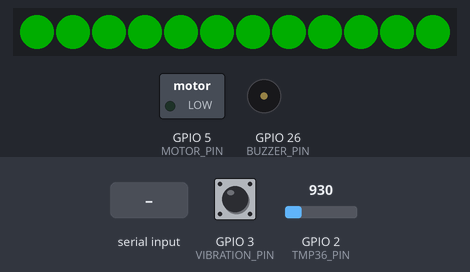
The sketch below on a simulated ESP32. Parts: 12 RGB LEDs in strip order, left to right, switched loads named in the sketch (green lamp = pin HIGH), buzzer (waves = sounding). The inputs (shaded band) are chosen by the test bench; at power-on: GPIO 2 (TMP36_PIN) = 930, GPIO 3 (VIBRATION_PIN) HIGH. Dim RGB values are drawn brighter than linear; WiFi joins after 1.5 s; servers stay silent unless stated; what the sketch prints to the serial monitor is not drawn.

Above: at 3.0 s.
3.1 s: GPIO 2 (TMP36_PIN) set to 1002
At 6.0 s:
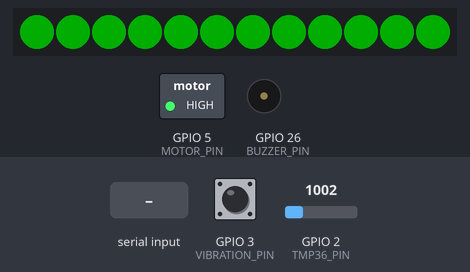
6.1 s: GPIO 2 (TMP36_PIN) set to 1086
At 8.8 s:
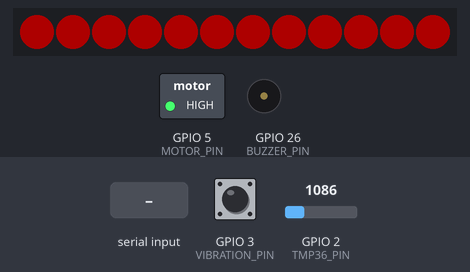
9.1 s: GPIO 2 (TMP36_PIN) set to 809
At 10.6 s:
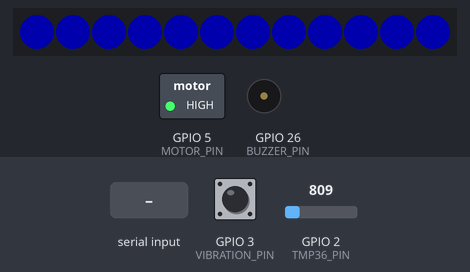
11.3 s: "simulate inside\n" received over Serial
14.3 s: GPIO 2 (TMP36_PIN) set to 1069
At 16.8 s:
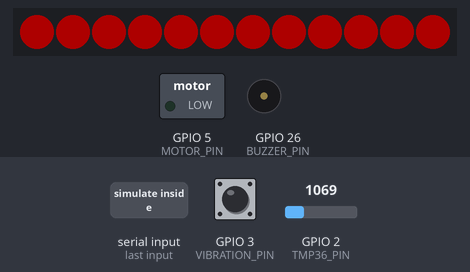
17.3 s: "plot\n" received over Serial
Timing chart, 0 to 19.8 s (numbered marks = the images above; inputs shaded):
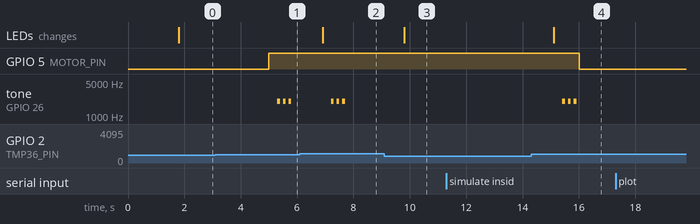

The sketch:

Prefinalcode.ino
```cpp
#include <TinyGPS++.h>
#include <HardwareSerial.h>
#include <WiFi.h>
#include <WiFiClientSecure.h>
#include <UniversalTelegramBot.h>
#include <ArduinoJson.h>
#include <Adafruit_NeoPixel.h>

// ===== Forward Declarations =====
void initializeSafeZone();
void checkGeofence();
float readTemperature();
void checkVibration();
void updateAndAlertSystem(float tempC);
void logSensorData(float tempC, int vibration);
void alarmBeep();
void connectToWiFi();
void checkAndReconnectWiFi();
void serialEvent();

// ===== Testing Mode Toggle =====
#define TESTING_MODE true  // Set to false for real GPS data

// ===== GPS Settings =====
HardwareSerial gpsSerial(1);  // UART1 (RX=GPIO7, TX=GPIO6)
TinyGPSPlus gps;
#define GPS_CHECK_INTERVAL 5000

// ===== Mock GPS Data =====
#if TESTING_MODE
double mockLat = 12.345678;  // Default coordinates
double mockLng = 98.765432;
bool mockMovingOutside = false;
#endif

// ===== Geofence Settings =====
#define FENCE_RADIUS 100  // Safe zone radius in meters
double FENCE_LAT = 0.0;
double FENCE_LNG = 0.0;
bool safeZoneInitialized = false;
bool geofenceBreached = false;
unsigned long lastGPSCheck = 0;
unsigned long lastMotorOffTime = 0;
#define MOTOR_DURATION 30000  // 30 seconds vibration when breached

// ===== WiFi and Telegram =====
const char* ssid = "iPhone";
const char* password = "Ayushi@123";
#define BOT_TOKEN "7531038127:AAE6q4MvTPZlIQkTle4Di5XpDg6LHSOzmCg"
#define CHAT_ID "7342444890"
WiFiClientSecure secured_client;
UniversalTelegramBot bot(BOT_TOKEN, secured_client);

// ===== Pin Definitions =====
#define MOTOR_PIN 5        // Vibration motor
#define VIBRATION_PIN 3    // SW-520D sensor
#define BUZZER_PIN 26      // Buzzer
#define LED_PIN 4          // NeoPixel
#define TMP36_PIN 2        // Temperature sensor

// ===== Constants =====
#define LED_COUNT 12
#define BRIGHTNESS 50
#define VIBRATION_THRESHOLD 100
#define COLD_TEMP 20.0
#define HOT_TEMP 34.0
#define MESSAGE_INTERVAL 15000
#define WIFI_CHECK_INTERVAL 30000
#define DATA_LOG_INTERVAL 5000  // Log data every 5 seconds

// ===== Global Variables =====
int vibrationCount = 0;
unsigned long lastCheckTime = 0;
unsigned long lastMessageTime = 0;
unsigned long lastWifiCheckTime = 0;
unsigned long lastDataLogTime = 0;
bool vibrationAlertSent = false;
bool temperatureAlertSent = false;
bool gpsAlertSent = false;
float lastLoggedTemp = 0;
int lastLoggedVibration = 0;
bool isPlotting = false;

Adafruit_NeoPixel strip(LED_COUNT, LED_PIN, NEO_GRB + NEO_KHZ800);

void setup() {
  Serial.begin(115200);
  gpsSerial.begin(9600, SERIAL_8N1, 7, 6);

  // Initialize hardware
  pinMode(MOTOR_PIN, OUTPUT);
  digitalWrite(MOTOR_PIN, LOW);
  pinMode(VIBRATION_PIN, INPUT_PULLUP);
  pinMode(BUZZER_PIN, OUTPUT);

  strip.begin();
  strip.setBrightness(BRIGHTNESS);
  strip.show();

  // Connect to WiFi
  connectToWiFi();
  secured_client.setInsecure();

  bot.sendMessage(CHAT_ID, "📍 Safety System Online (TEST MODE)", "");
}

void loop() {
  // GPS Data Processing
  #if !TESTING_MODE
    while (gpsSerial.available() > 0) {
      gps.encode(gpsSerial.read());
    }
  #endif

  // Main system checks
  if (millis() - lastGPSCheck >= GPS_CHECK_INTERVAL) {
    checkGeofence();
    lastGPSCheck = millis();
  }

  float tempC = readTemperature();
  checkVibration();

  if (millis() - lastCheckTime > 1000) {
    updateAndAlertSystem(tempC);
    lastCheckTime = millis();
  }

  // Data logging
  if (millis() - lastDataLogTime > DATA_LOG_INTERVAL) {
    logSensorData(tempC, vibrationCount);
    lastDataLogTime = millis();
  }

  // WiFi maintenance
  if (millis() - lastWifiCheckTime > WIFI_CHECK_INTERVAL) {
    checkAndReconnectWiFi();
    lastWifiCheckTime = millis();
  }

  // Command processing
  serialEvent();
}

// ===== Geofence Functions =====
void checkGeofence() {
  if (isPlotting) return; // Skip geofence checks while plotting

  double currentLat, currentLng;

  #if TESTING_MODE
    if (mockMovingOutside && !isPlotting) { // Only move if not plotting
      mockLat += 0.001; // ~100m north
      mockLng += 0.001; // ~100m east
    }
    currentLat = mockLat;
    currentLng = mockLng;
    Serial.print("[TEST] ");
    Serial.println(mockMovingOutside ? "Moving OUTSIDE safe zone" : "Inside safe zone");
  #else
    if (!safeZoneInitialized || !gps.location.isValid()) return;
    currentLat = gps.location.lat();
    currentLng = gps.location.lng();
  #endif

  double distance = TinyGPSPlus::distanceBetween(
    currentLat, currentLng, FENCE_LAT, FENCE_LNG
  );

  bool currentBreachStatus = (distance > FENCE_RADIUS);

  // Only trigger motor if breach status changed and we're not plotting
  if (currentBreachStatus != geofenceBreached && !isPlotting) {
    geofenceBreached = currentBreachStatus;
    if (geofenceBreached) {
      digitalWrite(MOTOR_PIN, HIGH);
      lastMotorOffTime = millis() + MOTOR_DURATION;
    } else {
      digitalWrite(MOTOR_PIN, LOW);
    }
  }

  // Turn off motor after duration (unless plotting)
  if (geofenceBreached && millis() > lastMotorOffTime && !isPlotting) {
    digitalWrite(MOTOR_PIN, LOW);
  }

  // Send alerts only when status changes and not plotting
  if (geofenceBreached && !gpsAlertSent && !isPlotting) {
    String msg = "🚨 ";
    msg += TESTING_MODE ? "*TEST ALERT* " : "";
    msg += "Person out of safe zone!\n📍 ";
    msg += "https://maps.google.com/?q=";
    msg += String(currentLat, 6) + "," + String(currentLng, 6);
    msg += "\n📏 Distance: " + String(distance) + "m";

    bot.sendMessage(CHAT_ID, msg, "Markdown");
    gpsAlertSent = true;
    alarmBeep();
  }
  else if (!geofenceBreached && gpsAlertSent && !isPlotting) {
    String msg = "✅ Person returned to safe zone";
    bot.sendMessage(CHAT_ID, msg, "");
    gpsAlertSent = false;
  }
}

// ===== Sensor Functions =====
float readTemperature() {
  int rawValue = analogRead(TMP36_PIN);
  float voltage = rawValue * (3.3 / 4095.0);
  return (voltage - 0.5) * 100.0;
}

void checkVibration() {
  if (digitalRead(VIBRATION_PIN) == LOW) {
    vibrationCount++;
    delay(10); // Debounce
  }
}

// ===== Alert System =====
void updateAndAlertSystem(float tempC) {
  // LED Feedback
  uint32_t color;
  if (tempC < COLD_TEMP) color = strip.Color(0, 0, 255);      // Blue
  else if (tempC < HOT_TEMP) color = strip.Color(0, 255, 0);  // Green
  else color = strip.Color(255, 0, 0);                        // Red

  strip.fill(color, 0, LED_COUNT);
  strip.show();

  // Vibration Alert (only send if significant change)
  if (vibrationCount > VIBRATION_THRESHOLD && !vibrationAlertSent) {
    alarmBeep();
    String msg = "⚠️ High vibration detected: ";
    msg += String(vibrationCount) + " counts";
    bot.sendMessage(CHAT_ID, msg, "");
    vibrationAlertSent = true;
    lastMessageTime = millis();
  }
  else if (vibrationCount <= VIBRATION_THRESHOLD/2 && vibrationAlertSent) {
    vibrationAlertSent = false;
  }

  // Temperature Alert (only send if significant change)
  if (tempC >= HOT_TEMP && !temperatureAlertSent) {
    String msg = "🔥 High temp alert: ";
    msg += String(tempC, 1) + "°C";
    bot.sendMessage(CHAT_ID, msg, "");
    temperatureAlertSent = true;
    lastMessageTime = millis();
    alarmBeep();
  }
  else if (tempC < HOT_TEMP-2.0 && temperatureAlertSent) { // Hysteresis of 2°C
    temperatureAlertSent = false;
    String msg = "🌡️ Temperature normal: ";
    msg += String(tempC, 1) + "°C";
    bot.sendMessage(CHAT_ID, msg, "");
  }

  vibrationCount = 0;
}

// ===== Data Logging =====
void logSensorData(float tempC, int vibration) {
  // Store values for plotting
  lastLoggedTemp = tempC;
  lastLoggedVibration = vibration;

  // Print to Serial for plotting
  Serial.print("Temperature:");
  Serial.print(tempC);
  Serial.print(",Vibration:");
  Serial.println(vibration);

  #if TESTING_MODE
    // In testing mode, also print to serial
    Serial.print("[DATA] Temp: ");
    Serial.print(tempC);
    Serial.print("°C | Vib: ");
    Serial.println(vibration);
  #endif
}

// ===== Helper Functions =====
void alarmBeep() {
  for (int i = 0; i < 3; i++) {
    tone(BUZZER_PIN, 2000, 100);
    delay(200);
  }
}

void connectToWiFi() {
  WiFi.begin(ssid, password);
  while (WiFi.status() != WL_CONNECTED) {
    delay(500);
    Serial.print(".");
  }
  Serial.println("\nWiFi Connected");
}

void checkAndReconnectWiFi() {
  if (WiFi.status() != WL_CONNECTED) {
    WiFi.disconnect();
    connectToWiFi();
    secured_client.setInsecure();
  }
}

void serialEvent() {
  if (Serial.available()) {
    String command = Serial.readStringUntil('\n');
    command.trim();

    if (command == "start initialize safe zone") {
      initializeSafeZone();
    }
    else if (command == "plot") {
      isPlotting = true;
      Serial.println("Current sensor data:");
      Serial.print("Temperature:");
      Serial.print(lastLoggedTemp);
      Serial.print(",Vibration:");
      Serial.println(lastLoggedVibration);
      isPlotting = false; // Reset immediately after printing
    }
    #if TESTING_MODE
    else if (command == "simulate outside") {
      if (!isPlotting) { // Only process if not plotting
        mockMovingOutside = true;
        Serial.println("Simulating movement outside safe zone...");
      }
    }
    else if (command == "simulate inside") {
      if (!isPlotting) { // Only process if not plotting
        mockMovingOutside = false;
        mockLat = FENCE_LAT;
        mockLng = FENCE_LNG;
        Serial.println("Returned to safe zone");
      }
    }
    else if (command == "set temp") {
      if (!isPlotting) { // Only process if not plotting
        Serial.println("Enter temperature value:");
        while (!Serial.available());
        String tempStr = Serial.readStringUntil('\n');
        lastLoggedTemp = tempStr.toFloat();
        Serial.print("Set temp to: ");
        Serial.println(lastLoggedTemp);
      }
    }
    #endif
  }
}

void initializeSafeZone() {
  #if TESTING_MODE
    FENCE_LAT = mockLat;
    FENCE_LNG = mockLng;
    safeZoneInitialized = true;
    String msg = "🛡️ Safe Zone Set (TEST MODE)!\n";
    msg += String(FENCE_LAT, 6) + "," + String(FENCE_LNG, 6);
    bot.sendMessage(CHAT_ID, msg, "");
  #else
    unsigned long startTime = millis();
    while (millis() - startTime < 5000) {
      while (gpsSerial.available() > 0) {
        if (gps.encode(gpsSerial.read()) && gps.location.isValid()) {
          FENCE_LAT = gps.location.lat();
          FENCE_LNG = gps.location.lng();
          safeZoneInitialized = true;
          String msg = "🛡️ Safe Zone Set!\n";
          msg += String(FENCE_LAT, 6) + "," + String(FENCE_LNG, 6);
          bot.sendMessage(CHAT_ID, msg, "");
          return;
        }
      }
    }
    bot.sendMessage(CHAT_ID, "❌ Failed to set safe zone", "");
  #endif
}
```

Measured:
- the behaviour switches between 1042 and 1043 on GPIO 2 (TMP36_PIN) (found by bisection; images 1 and 2)
- after the input at 6.1 s, tone on GPIO 26 (BUZZER_PIN): alternates 2000 Hz for 0.10 s and silent for 0.10 s, 6 changes in all, then stays silent, starting after 1.1 s; the LEDs: change after 0.80 s (image 2)
- after the input at 9.1 s, the LEDs: change after 0.71 s (image 3)
- after the input at 11.3 s, every drawn part: stays the same
- after the input at 14.3 s, tone on GPIO 26 (BUZZER_PIN): alternates 2000 Hz for 0.10 s and silent for 0.10 s, 6 changes in all, then stays silent, starting after 1.1 s; the LEDs: change after 0.81 s (image 4)
- after the input at 17.3 s, every drawn part: stays the same
